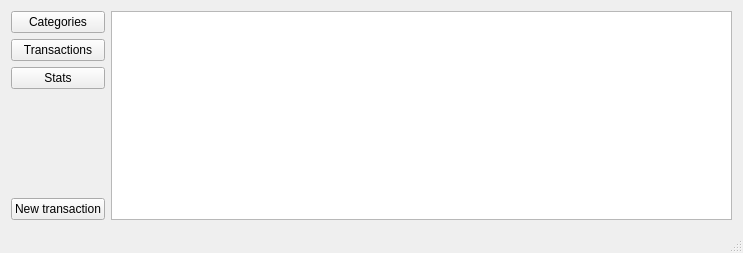
<?xml version="1.0" encoding="UTF-8"?>
<ui version="4.0">
 <class>MainWindow</class>
 <widget class="QMainWindow" name="MainWindow">
  <property name="geometry">
   <rect>
    <x>0</x>
    <y>0</y>
    <width>743</width>
    <height>253</height>
   </rect>
  </property>
  <property name="windowTitle">
   <string>KDBudgetTracker</string>
  </property>
  <property name="windowIcon">
   <iconset resource="../resources.qrc">
    <normaloff>:/Resources/money.ico</normaloff>:/Resources/money.ico</iconset>
  </property>
  <widget class="QWidget" name="centralWidget">
   <layout class="QHBoxLayout" name="horizontalLayout">
    <item>
     <widget class="QWidget" name="widget" native="true">
      <layout class="QVBoxLayout" name="verticalLayout">
       <property name="leftMargin">
        <number>0</number>
       </property>
       <property name="topMargin">
        <number>0</number>
       </property>
       <property name="rightMargin">
        <number>0</number>
       </property>
       <property name="bottomMargin">
        <number>0</number>
       </property>
       <item>
        <widget class="QPushButton" name="pbCategories">
         <property name="text">
          <string>Categories</string>
         </property>
        </widget>
       </item>
       <item>
        <widget class="QPushButton" name="pbTransactions">
         <property name="text">
          <string>Transactions</string>
         </property>
        </widget>
       </item>
       <item>
        <widget class="QPushButton" name="pbStats">
         <property name="text">
          <string>Stats</string>
         </property>
        </widget>
       </item>
       <item>
        <spacer name="verticalSpacer">
         <property name="orientation">
          <enum>Qt::Vertical</enum>
         </property>
         <property name="sizeHint" stdset="0">
          <size>
           <width>20</width>
           <height>40</height>
          </size>
         </property>
        </spacer>
       </item>
       <item>
        <widget class="QPushButton" name="pbNewTransaction">
         <property name="text">
          <string>New transaction</string>
         </property>
        </widget>
       </item>
      </layout>
     </widget>
    </item>
    <item>
     <widget class="QTreeView" name="lvTransactions"/>
    </item>
   </layout>
  </widget>
  <widget class="QStatusBar" name="statusBar"/>
 </widget>
 <layoutdefault spacing="6" margin="11"/>
 <resources>
  <include location="../resources.qrc"/>
 </resources>
 <connections/>
</ui>
